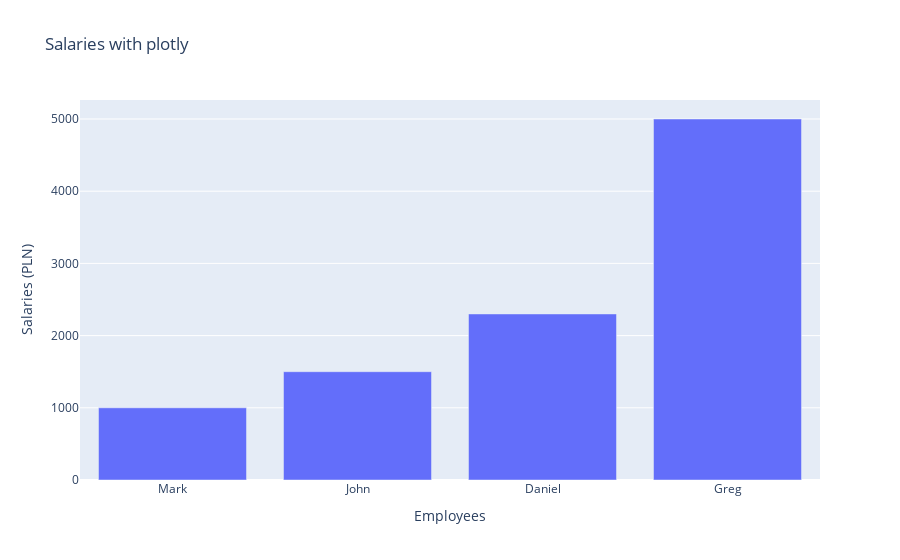

Notebook code cell kept with this figure:
### Code cell
fig = go.Figure(data=[
    go.Bar(x=[x[0] for x in salaries],
          y=[y[1] for y in salaries])
])
fig.update_layout(
    title="Salaries with plotly",
    xaxis_title="Employees",
    yaxis_title="Salaries (PLN)"
)
fig.show()

### Figure 1 — Plotly figure (JSON) as saved in the notebook; plotly's stock layout.template omitted (floating-point values rounded to 4 significant figures)
{"data": [{"type": "bar", "x": ["Mark", "John", "Daniel", "Greg"], "y": [1000, 1500, 2300, 5000]}], "layout": {"title": {"text": "Salaries with plotly"}, "xaxis": {"title": {"text": "Employees"}}, "yaxis": {"title": {"text": "Salaries (PLN)"}}}}
